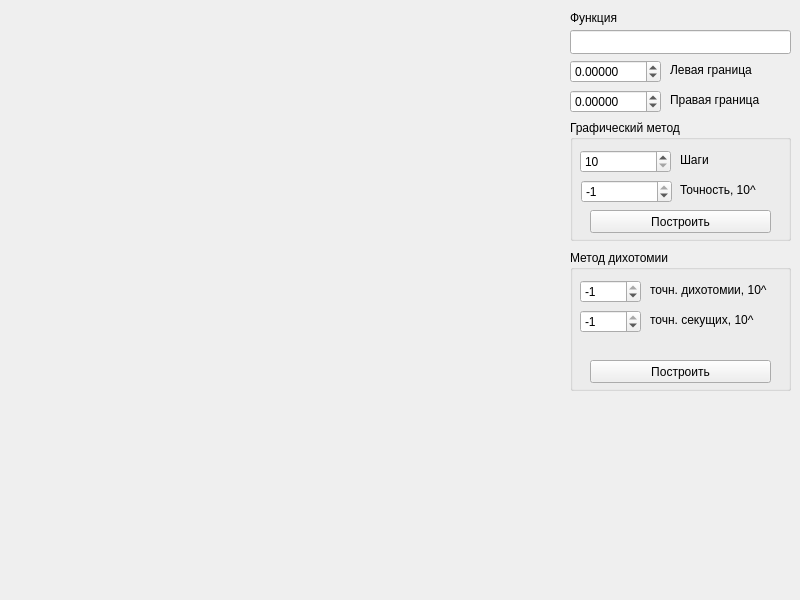
<?xml version="1.0" encoding="UTF-8"?>
<ui version="4.0">
 <class>MainWindow</class>
 <widget class="QMainWindow" name="MainWindow">
  <property name="geometry">
   <rect>
    <x>0</x>
    <y>0</y>
    <width>800</width>
    <height>600</height>
   </rect>
  </property>
  <property name="minimumSize">
   <size>
    <width>800</width>
    <height>600</height>
   </size>
  </property>
  <property name="maximumSize">
   <size>
    <width>800</width>
    <height>600</height>
   </size>
  </property>
  <property name="windowTitle">
   <string>MainWindow</string>
  </property>
  <widget class="QWidget" name="centralwidget">
   <widget class="QCustomPlot" name="graph" native="true">
    <property name="geometry">
     <rect>
      <x>9</x>
      <y>9</y>
      <width>551</width>
      <height>581</height>
     </rect>
    </property>
   </widget>
   <widget class="QLineEdit" name="funcLine">
    <property name="geometry">
     <rect>
      <x>570</x>
      <y>30</y>
      <width>221</width>
      <height>24</height>
     </rect>
    </property>
   </widget>
   <widget class="QLabel" name="label">
    <property name="geometry">
     <rect>
      <x>570</x>
      <y>10</y>
      <width>221</width>
      <height>16</height>
     </rect>
    </property>
    <property name="text">
     <string>Функция</string>
    </property>
   </widget>
   <widget class="QGroupBox" name="groupBox">
    <property name="geometry">
     <rect>
      <x>570</x>
      <y>120</y>
      <width>221</width>
      <height>121</height>
     </rect>
    </property>
    <property name="title">
     <string>Графический метод</string>
    </property>
    <widget class="QLabel" name="label_5">
     <property name="geometry">
      <rect>
       <x>110</x>
       <y>30</y>
       <width>101</width>
       <height>20</height>
      </rect>
     </property>
     <property name="text">
      <string>Шаги</string>
     </property>
    </widget>
    <widget class="QPushButton" name="graBut">
     <property name="geometry">
      <rect>
       <x>20</x>
       <y>90</y>
       <width>181</width>
       <height>23</height>
      </rect>
     </property>
     <property name="text">
      <string>Построить</string>
     </property>
    </widget>
    <widget class="QSpinBox" name="graEpsBox">
     <property name="geometry">
      <rect>
       <x>11</x>
       <y>60</y>
       <width>91</width>
       <height>23</height>
      </rect>
     </property>
     <property name="minimum">
      <number>-10</number>
     </property>
     <property name="maximum">
      <number>-1</number>
     </property>
    </widget>
    <widget class="QLabel" name="label_6">
     <property name="geometry">
      <rect>
       <x>110</x>
       <y>60</y>
       <width>101</width>
       <height>20</height>
      </rect>
     </property>
     <property name="text">
      <string>Точность, 10^</string>
     </property>
    </widget>
    <widget class="QSpinBox" name="graStepsBox">
     <property name="geometry">
      <rect>
       <x>10</x>
       <y>30</y>
       <width>91</width>
       <height>23</height>
      </rect>
     </property>
     <property name="minimum">
      <number>10</number>
     </property>
     <property name="maximum">
      <number>10000</number>
     </property>
    </widget>
   </widget>
   <widget class="QDoubleSpinBox" name="leftBox">
    <property name="geometry">
     <rect>
      <x>570</x>
      <y>60</y>
      <width>91</width>
      <height>23</height>
     </rect>
    </property>
    <property name="decimals">
     <number>5</number>
    </property>
    <property name="minimum">
     <double>-100.000000000000000</double>
    </property>
    <property name="maximum">
     <double>100.000000000000000</double>
    </property>
   </widget>
   <widget class="QLabel" name="label_3">
    <property name="geometry">
     <rect>
      <x>670</x>
      <y>60</y>
      <width>121</width>
      <height>20</height>
     </rect>
    </property>
    <property name="text">
     <string>Левая граница</string>
    </property>
   </widget>
   <widget class="QDoubleSpinBox" name="rightBox">
    <property name="geometry">
     <rect>
      <x>570</x>
      <y>90</y>
      <width>91</width>
      <height>23</height>
     </rect>
    </property>
    <property name="decimals">
     <number>5</number>
    </property>
    <property name="minimum">
     <double>-100.000000000000000</double>
    </property>
    <property name="maximum">
     <double>100.000000000000000</double>
    </property>
   </widget>
   <widget class="QLabel" name="label_4">
    <property name="geometry">
     <rect>
      <x>670</x>
      <y>90</y>
      <width>121</width>
      <height>20</height>
     </rect>
    </property>
    <property name="text">
     <string>Правая граница</string>
    </property>
   </widget>
   <widget class="QGroupBox" name="groupBox_2">
    <property name="geometry">
     <rect>
      <x>570</x>
      <y>250</y>
      <width>221</width>
      <height>141</height>
     </rect>
    </property>
    <property name="title">
     <string>Метод дихотомии</string>
    </property>
    <widget class="QSpinBox" name="dihEpsBox">
     <property name="geometry">
      <rect>
       <x>10</x>
       <y>30</y>
       <width>61</width>
       <height>23</height>
      </rect>
     </property>
     <property name="minimum">
      <number>-10</number>
     </property>
     <property name="maximum">
      <number>-1</number>
     </property>
    </widget>
    <widget class="QLabel" name="label_8">
     <property name="geometry">
      <rect>
       <x>80</x>
       <y>30</y>
       <width>131</width>
       <height>20</height>
      </rect>
     </property>
     <property name="text">
      <string>точн. дихотомии, 10^</string>
     </property>
    </widget>
    <widget class="QLabel" name="dihResLab">
     <property name="geometry">
      <rect>
       <x>10</x>
       <y>90</y>
       <width>201</width>
       <height>16</height>
      </rect>
     </property>
     <property name="text">
      <string/>
     </property>
    </widget>
    <widget class="QPushButton" name="dihBut">
     <property name="geometry">
      <rect>
       <x>20</x>
       <y>110</y>
       <width>181</width>
       <height>23</height>
      </rect>
     </property>
     <property name="text">
      <string>Построить</string>
     </property>
    </widget>
    <widget class="QLabel" name="label_9">
     <property name="geometry">
      <rect>
       <x>80</x>
       <y>60</y>
       <width>131</width>
       <height>20</height>
      </rect>
     </property>
     <property name="text">
      <string>точн. секущих, 10^</string>
     </property>
    </widget>
    <widget class="QSpinBox" name="secEpsBox">
     <property name="geometry">
      <rect>
       <x>10</x>
       <y>60</y>
       <width>61</width>
       <height>23</height>
      </rect>
     </property>
     <property name="minimum">
      <number>-10</number>
     </property>
     <property name="maximum">
      <number>-1</number>
     </property>
    </widget>
   </widget>
  </widget>
 </widget>
 <customwidgets>
  <customwidget>
   <class>QCustomPlot</class>
   <extends>QWidget</extends>
   <header>qcustomplot.h</header>
   <container>1</container>
  </customwidget>
 </customwidgets>
 <resources/>
 <connections/>
</ui>
